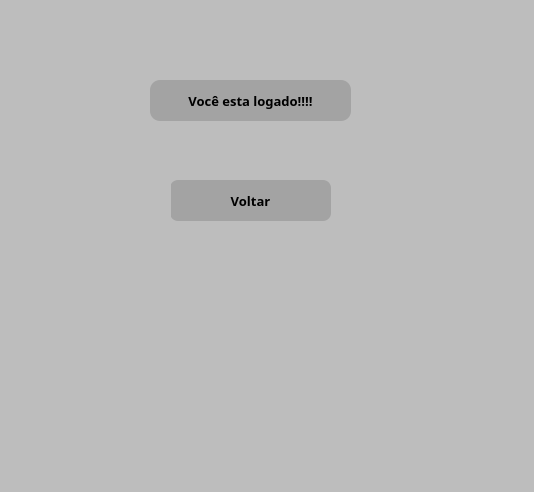
<?xml version="1.0" encoding="UTF-8"?>
<ui version="4.0">
 <class>MainWindow</class>
 <widget class="QMainWindow" name="MainWindow">
  <property name="geometry">
   <rect>
    <x>0</x>
    <y>0</y>
    <width>534</width>
    <height>492</height>
   </rect>
  </property>
  <property name="font">
   <font>
    <family>Arial</family>
    <pointsize>12</pointsize>
    <weight>75</weight>
    <bold>true</bold>
   </font>
  </property>
  <property name="windowTitle">
   <string>MainWindow</string>
  </property>
  <property name="styleSheet">
   <string notr="true">background-color: rgb(189, 189, 189);</string>
  </property>
  <widget class="QWidget" name="centralwidget">
   <widget class="QLabel" name="label">
    <property name="geometry">
     <rect>
      <x>150</x>
      <y>80</y>
      <width>201</width>
      <height>41</height>
     </rect>
    </property>
    <property name="font">
     <font>
      <family>Arial Black</family>
      <pointsize>10</pointsize>
      <weight>75</weight>
      <bold>true</bold>
     </font>
    </property>
    <property name="styleSheet">
     <string notr="true">background-color: rgb(163, 163, 163);
border-radius:10px;</string>
    </property>
    <property name="text">
     <string>Você esta logado!!!!</string>
    </property>
    <property name="alignment">
     <set>Qt::AlignCenter</set>
    </property>
   </widget>
   <widget class="QPushButton" name="pushButton">
    <property name="geometry">
     <rect>
      <x>170</x>
      <y>180</y>
      <width>161</width>
      <height>41</height>
     </rect>
    </property>
    <property name="sizePolicy">
     <sizepolicy hsizetype="Minimum" vsizetype="Fixed">
      <horstretch>0</horstretch>
      <verstretch>0</verstretch>
     </sizepolicy>
    </property>
    <property name="font">
     <font>
      <family>Arial Black</family>
      <pointsize>10</pointsize>
      <weight>75</weight>
      <bold>true</bold>
     </font>
    </property>
    <property name="styleSheet">
     <string notr="true">border-radius:8px;
background-color: rgb(163, 163, 163);</string>
    </property>
    <property name="text">
     <string>Voltar</string>
    </property>
   </widget>
   <widget class="QLabel" name="label_5">
    <property name="geometry">
     <rect>
      <x>130</x>
      <y>180</y>
      <width>41</width>
      <height>41</height>
     </rect>
    </property>
    <property name="midLineWidth">
     <number>1</number>
    </property>
    <property name="text">
     <string/>
    </property>
    <property name="pixmap">
     <pixmap>../Icones/sair.png</pixmap>
    </property>
   </widget>
  </widget>
  <widget class="QMenuBar" name="menubar">
   <property name="geometry">
    <rect>
     <x>0</x>
     <y>0</y>
     <width>534</width>
     <height>21</height>
    </rect>
   </property>
  </widget>
  <widget class="QStatusBar" name="statusbar"/>
 </widget>
 <resources/>
 <connections/>
</ui>
